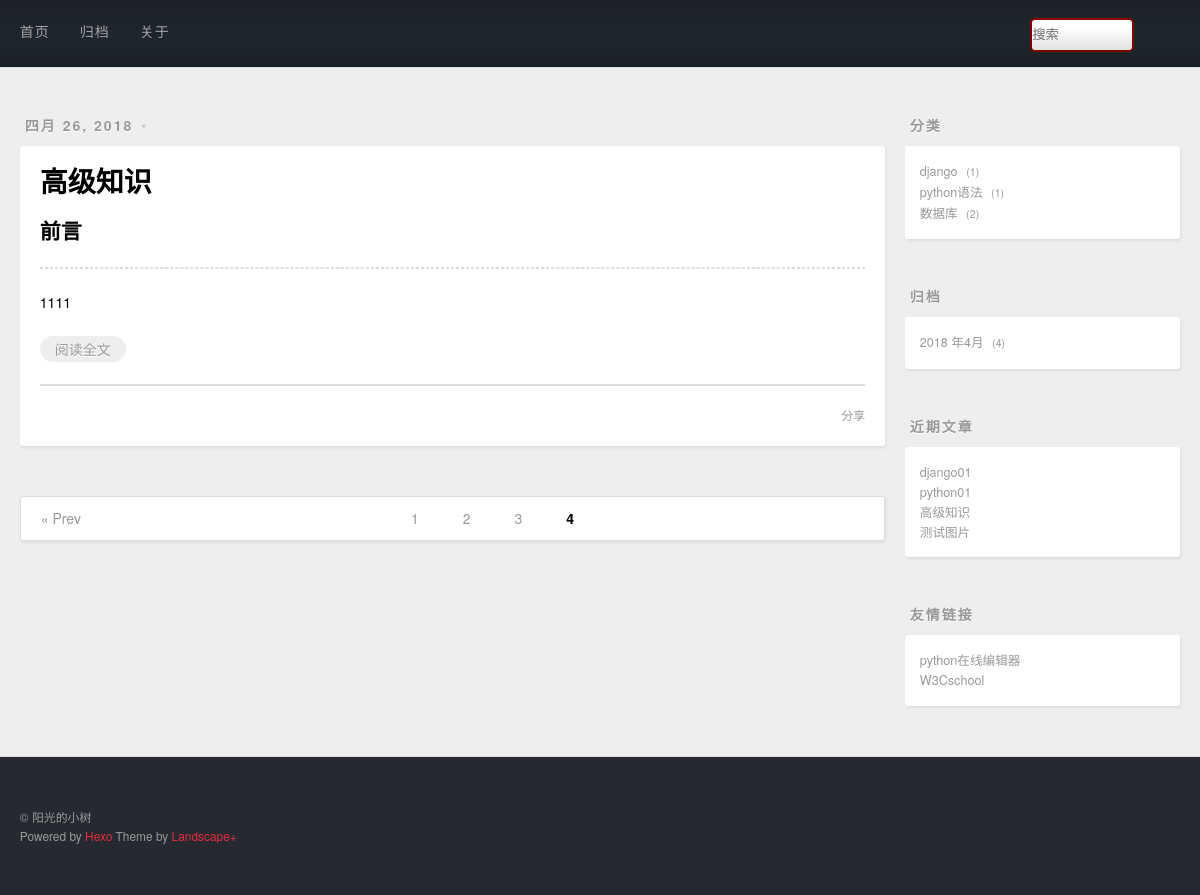
/page/4, run on the app's committed database.
### mypost/models.py (models this page shows, shortened)
class Post(models.Model):
    title=models.CharField(max_length=20,verbose_name='题目')
    decs =RichTextUploadingField(verbose_name='描述')
    content=models.TextField(verbose_name='描述',null=True,blank=True,default='非必须项')
    created=models.DateField(auto_now_add=True,verbose_name='创建时间')
    modified=models.DateField(auto_now=True,verbose_name='修改')
    zhonglei=models.ForeignKey(Zhonglei,verbose_name='种类')
    biaoqian=models.ManyToManyField(Biaoqian,verbose_name='标签')
    @staticmethod
    def get_post_by_page(num,per_page=1):#num 第几页  per_page  没有有多少个
        num=int(num)
        from django.core.paginator import Paginator
        fenye=Paginator(Post.objects.order_by('-modified').all(),per_page)
        if num<1:
            num = 1
        if num>fenye.num_pages:#num_pages总的页数
            num = fenye.num_pages
        page = fenye.page(num)
        pervious = 2
        last = 2
        if num <= pervious:
            start = 1
            end = last + pervious + 1
        if num > pervious:
            start = num - pervious + 1
            end = num + last + 1
        if end > fenye.num_pages:
            min = end - fenye.num_pages
            end = fenye.num_pages
            start -= min
            if start <= 1:
                start = 1
        return (page, range(start, end + 1))

class Zhonglei(models.Model):
    name=models.CharField(max_length=20,unique=True)

### mypost/views.py (the view)
# urls.py: url(r'^page/(\d+)$', views.index_view),
def index_view(request,  num='1'):
    page,page_range =Post.get_post_by_page(num,1)
    return render(request,'index.html',context={'page':page,'page_range':page_range})

### mypost/quanjushanxiawen.py (called while the page is built)
def slider_context(request):
    context={}
    context['category']=Post.objects.values('zhonglei','zhonglei__name').annotate(count = Count('*'))
    archive = Post.objects.values('created').order_by('-created')
    context['archive']=archive
    context['recent']=Post.objects.order_by('-created').all()[:5]
    return context

### mypost/templatetags/markdowndisplay.py (called while the page is built)
@register.filter
def mark(value):
    return  markdown.markdown(value)

### mypost/templates/index.html (shortened to what this page needs)
{%  extends 'blogbase.html' %}
{% load markdowndisplay %}
{% block main %}
  {% for post in page.object_list %}
 <article class="article article-type-post">
            <div class="article-meta">
                <a class="article-date">
                    <time>{{ post.created|date }}</time>
                </a>
                <div class="article-category">
                </div>
            </div>
            <div class="article-inner">
                <header class="article-header">
                    <h1 itemprop="name">
                        <a class="article-title" href="#" target="_blank">{{ post.title }}</a>
                    </h1>
                </header>
                <div class="article-entry" itemprop="articleBody">
                    <h2>前言</h2>
                    <hr>
                    {{ post.decs|mark|safe }}
                    <p class="article-more-link">
                        <a href="/post/details/{{ post.id }}" target="_blank">阅读全文</a>
                    </p>
                </div>
                <footer class="article-footer">
                    <a data-url="存放文章的url" class="article-share-link">分享</a>
                </footer>
            </div>
        </article>
  {% endfor %}
    <nav id="page-nav">
            {% if page.has_previous %}
             <a class="extend prev" rel="next" href="/page/{{ page.previous_page_number }}">« Prev</a>
            {% endif %}
              {% for p in page_range %}
              {% if p == page.number %}
              <span class="page-number current">{{ p }}</span>
              {% else  %}
                  <a class="page-number" href="/page/{{ p }}">{{ p }}</a>
              {% endif %}
              {% endfor %}
    </nav>
{% endblock main %}

### templates/blogslider.html
<aside id="sidebar">
  <div class="widget-wrap">
    <h3 class="widget-title">分类</h3>
    <div class="widget">
      <ul class="category-list">
          {% for cate in category %}
              <li class="category-list-item">
              <a class="category-list-link" href="/category/{{ cate.zhonglei }}">{{ cate.zhonglei__name }}</a>
              <span class="category-list-count">{{ cate.count }}</span>
          </li>
          {% endfor cate %}
      </ul>
      </div>
  </div>
  <div class="widget-wrap">
    <h3 class="widget-title">归档</h3>
    <div class="widget">
      <ul class="archive-list">
           {% regroup archive by created.year as year_group  %}
          {% for year in year_group %}
              {%  regroup year.list by created.month  as month_group %}
                  {% for month in month_group %}
          <li class="archive-list-item">
                      <a class="archive-list-link" href="/archive/{{ year.grouper }}/{{month.grouper}}">{{ year.grouper  }} 年{{ month.grouper }}月</a>
              <span class="archive-list-count">{{ month.list|length }}</span>
          </li>{% endfor  %}
       {% endfor %}
      </ul>
    </div>
  </div>
  <div class="widget-wrap">
    <h3 class="widget-title">近期文章</h3>
    <div class="widget">
      <ul>
         {% for p in recent %}
              <li>
            <a href="/post/details/{{ p.id }}" target="_blank">{{ p.title }}</a>
          </li>
          {% endfor %}
      </ul>
    </div>
  </div>
  <div class="widget-wrap">
    <h3 class="widget-title">友情链接</h3>
    <div class="widget">
      <ul>
          <li>
            <a href="https://c.runoob.com/compile/6" target="_blank">python在线编辑器</a>
          </li>
          <li>
            <a href="https://www.w3cschool.cn/python/" target="_blank">W3Cschool</a>
          </li>
      </ul>
    </div>
  </div>
</aside>

### data on the page
Post: created "四月 26, 2018", title "高级知识", decs|mark "1111"
Zhonglei: zhonglei__name "django", count "1"
Zhonglei: zhonglei__name "python语法", count "1"
Zhonglei: zhonglei__name "数据库", count "2"
Post: title "django01"
Post: title "python01"
Post: title "测试图片"

### other printed values
{{ p }} "1" "2" "3"
{{ p }} "4"
{{ year.grouper }} "2018"
{{ month.grouper }} "4"
{{ month.list|length }} "4"
